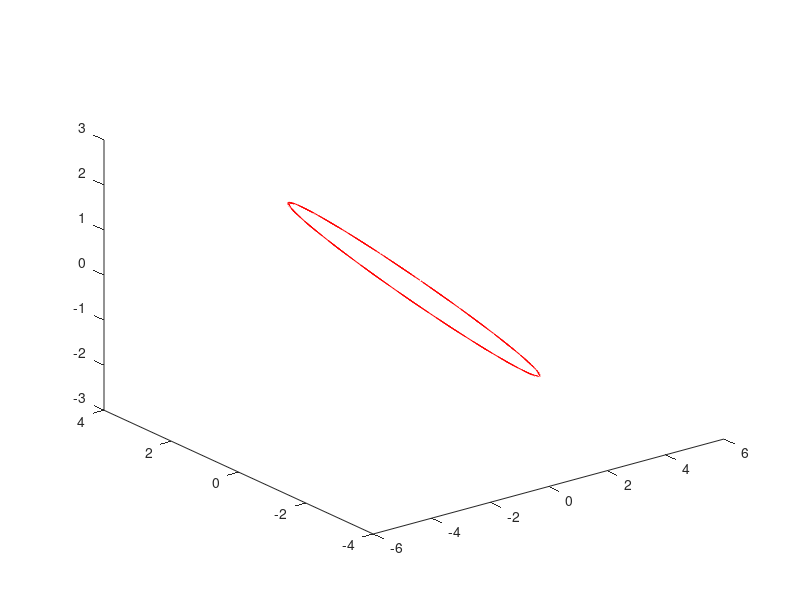

This figure's MATLAB source: (Note: this script raises an error after producing the figure.)
close all
clear
clc

% Definir coordenadas del centro de la esfera (el sol) y su radio
center = [0 0 0]; % coordenadas del centro
radius = 5; % radio
t = linspace(0,2*pi,100);
x = cos(5*t);
y = sin(5*t);
z = zeros(1,100);
[xp0, yp0, zp0] = sphere;% Crear matriz de coordenadas de la esfera (el sol)
xp0 = (radius*0.5) * xp0 + center(1);
yp0 = (radius*0.5) * yp0 + center(2);
zp0 = (radius*0.5) * zp0 + center(3);
[xp, yp, zp] = sphere;%Mercurio D = 4879 Km, 88 dias orbita / 4
xp = (radius*0.1) * xp + center(1);
yp = (radius*0.1) * yp + center(2);
zp = (radius*0.1) * zp + center(3);
[xp2, yp2, zp2] = sphere;%Venus D = 12,104 Km, 225 dias / 1.6
xp2 = (radius*0.21) * xp2 + center(1);
yp2 = (radius*0.21) * yp2 + center(2);
zp2 = (radius*0.21) * zp2 + center(3);
[xp3, yp3, zp3] = sphere;%Tierra D = 12, 742 Km, 365 * 1
xp3 = (radius*0.24) * xp3 + center(1);
yp3 = (radius*0.24) * yp3 + center(2);
zp3 = (radius*0.24) * zp3 + center(3);
[xp4, yp4, zp4] = sphere;%Marte 6,779 Km, 687, * .53
xp4 = (radius*0.15) * xp4 + center(1);
yp4 = (radius*0.15) * yp4 + center(2);
zp4 = (radius*0.15) * zp4 + center(3);
psi = 15*pi/180;%15 / 180 = 1 / 12
theta = pi/6;%30 / 180 = 1 / 6
phi = pi/9;%20 / 180 = 1 / 9
R = [cos(phi)*cos(theta) cos(phi)*sin(theta)*sin(psi)-sin(phi)*cos(psi) cos(phi)*sin(theta)*cos(psi)+sin(phi)*sin(psi);    sin(phi)*cos(theta) sin(phi)*sin(theta)*sin(psi)+cos(phi)*cos(psi) sin(phi)*sin(theta)*cos(psi)-cos(phi)*sin(psi);    -sin(theta) cos(theta)*sin(psi) cos(theta)*cos(psi)];
p = [5.3*x;2.7*y;z];
p = R*p;
p2 = [15.225*x;14.775*y;z];%Esta variable modifica la figura de e inclinacion de la trauectoria esfera de la orbita
p2 = R*p2;
p3 = [19*x;21*y;z];%Esta variable modifica la figura de e inclinacion de la trauectoria esfera de la orbita
p3 = R*p3;
p4 = [24.48*x;23.52*y;z];%Esta variable modifica la figura de e inclinacion de la trauectoria esfera de la orbita
p4 = R*p4;
for idx=1:length(t);
    figure(1)
    clf
    idx1 =floor(idx*4)+1;%Mercurio (floor promedia hacia abajo)
    idx2 =floor(idx*1.6)+1;%Venus
    idx3 =floor(idx*0.53)+1;%Marte
    plot3(p(1,:),p(2,:),p(3,:),'r')
    hold on
    surf(xp+p(1,idx1),yp+p(2,idx1),zp+p(3,idx1))%Mercurio
    plot3(p2(1,:),p2(2,:),p2(3,:),'k')
    surf(xp2+p2(1,idx2),yp2+p2(2,idx2),zp2+p2(3,idx2))%Venus
    plot3(p3(1,:),p3(2,:),p3(3,:),'g')
    surf(xp3+p3(1,idx),yp3+p3(2,idx),zp3+p3(3,idx))%Tierra
    plot3(p4(1,:),p4(2,:),p4(3,:),'b')
    surf(xp4+p4(1,idx3),yp4+p4(2,idx3),zp4+p4(3,idx3))%Marte
    % Graficar la esfera central (el sol)
    surf(xp0, yp0, zp0, 'FaceColor', [1 1 0], 'EdgeColor', 'none')
    xlim([-35 35])
    ylim([-35 35])
    zlim([-35 35])
    view(50,60)
    pause(0.21)
end
